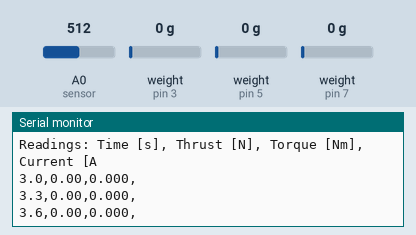
Simulated run of this sketch. Board: Arduino Uno, built with avr-gcc and run on an emulated ATmega328P. Shown: the last lines printed to the serial monitor. The inputs (shaded band) are chosen by the test bench; at power-on: weight on the scale (sensors on pin 3, pin 5, pin 7) 0 g, A0 (sensor) = 512.

Above: at 4.2 s.
4.3 s: weight on the scale (sensor on pin 3) set to 100 g
At 4.41 s:
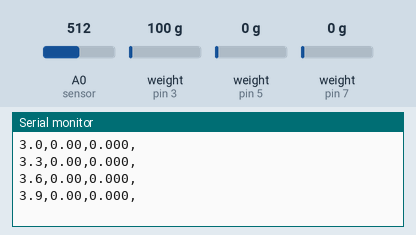
5.8 s: weight on the scale (sensor on pin 5) set to 100 g
At 5.92 s:
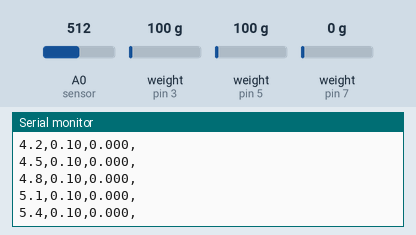
7.3 s: weight on the scale (sensor on pin 7) set to 100 g
At 7.43 s:
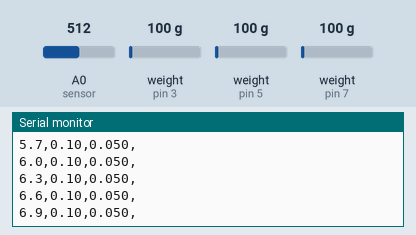
8.8 s: weight on the scale (sensor on pin 3) set to 1250 g
At 8.94 s:
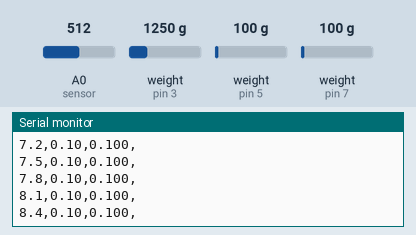
10.3 s: weight on the scale (sensor on pin 5) set to 1250 g
At 10.45 s:
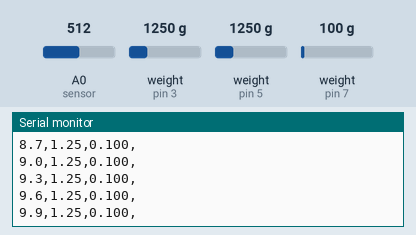
11.8 s: weight on the scale (sensor on pin 7) set to 1250 g
At 11.96 s:
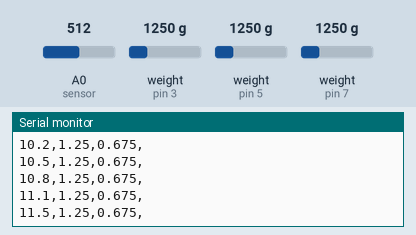
Timing chart, 0 to 14.3 s (numbered marks = the images above; inputs shaded):
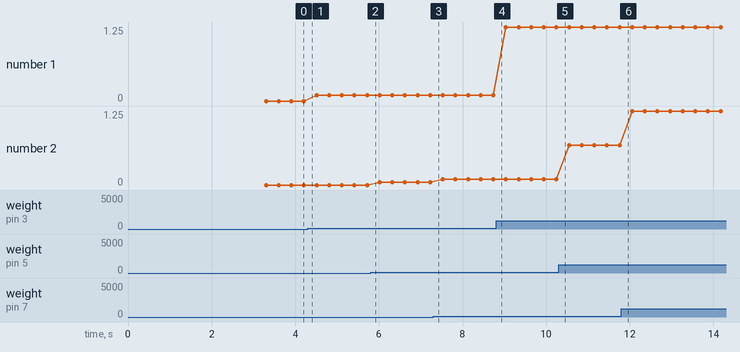

Measured:
- plotted number 1: 0 → 0.1 after the input at 4.3 s, 0.1 → 1.25 after the input at 8.8 s
- plotted number 2: 0 → 0.05 after the input at 5.8 s, 0.1 → 0.68 after the input at 10.3 s

The sketch:

r4_just_readings_Thrust_Torque.ino
```cpp
#include "HX711.h" // HX711 library


#define calibration_factor_F 22127.84 // This value is obtained using the SparkFun_HX711_Thrust_Calibration sketch
#define calibration_factor_T 129730.56 // This value is obtained using the SparkFun_HX711_Torque_Calibration sketch

#define DOUT  3 // Defines DATA port for Load Cell 1, thrust
#define CLK  2 // Defines CLK port for Load Cell 1, thrust

HX711 scale;

#define DOUTL  5 // Defines DATA port for Load Cell L, torque
#define CLKL  4 // Defines CLK port for Load Cell L, torque

HX711 scaleL;

#define DOUTR  7 // Defines DATA port for Load Cell R, torque
#define CLKR  6 // Defines CLK port for Load Cell R, torque

HX711 scaleR;

int count = 0;
unsigned long time;

float Sensibility=0.66; //sensibility in Volts/Amps for the 30A sensor


void setup() {
  Serial.begin(9600);


  scale.begin(DOUT, CLK); // begin Load Cell 1
  scaleL.begin(DOUTL, CLKL); // begin Load Cell L
  scaleR.begin(DOUTR, CLKR); // begin Load Cell R

 // Serial.println("Thrust [N], Torque [Nm], Current [A] Test Bench");
  Serial.println("Thrust [N], Torque [Nm] Test Bench");

  scale.set_scale(calibration_factor_F); //This value is obtained by using the SparkFun_HX711_Calibration sketch
  scaleL.set_scale(calibration_factor_T);
  scaleR.set_scale(calibration_factor_T);

  scale.tare(); //Assuming there is no weight on the scale at start up, reset the scale to 0
  scaleL.tare();
  scaleR.tare();

  Serial.println("Readings: Time [s], Thrust [N], Torque [Nm], Current [A"); // uncomment out if Serial Monitor will be used

}

void loop() {

    float voltaGeSensor = analogRead(A0)*(5.0 / 1023.0); //Hall sensor reading
    float current =(voltaGeSensor-2.5)/Sensibility; //equation for obtaining current

    float time = (float)millis()/1000;
    float thrust = scale.get_units(); // 0.00980665f = 9.80665 m/s^2 / 1000
    float torque = (scaleL.get_units()+ scaleR.get_units())/2; // 0.000784532f 9.80665 m/s^2 * 0.08 m / 1000)

    Serial.print(time, 1);
    Serial.print(",");
    Serial.print(thrust, 2);
    Serial.print(",");
    Serial.print(torque, 3);
    Serial.print(",");
    // Serial.print(current, 2);
    Serial.println();
}
```
